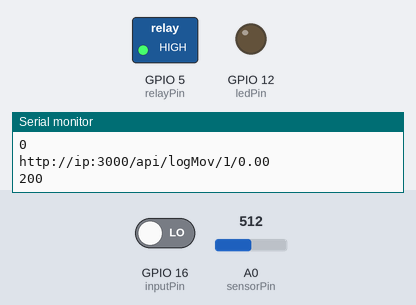
Recording of a sketch running on a simulated ESP8266 (NodeMCU). Parts: switched loads named in the sketch (green lamp = pin HIGH), output pins drawn as LEDs (lit = HIGH), the last lines printed to the serial monitor. The inputs (shaded band) are chosen by the test bench; at power-on: GPIO 16 (inputPin) LOW, A0 (sensorPin) = 512. WiFi joins after 1.5 s; servers stay silent unless stated; uploads are accepted with an empty reply.

Above: at 3.3 s.
3.4 s: GPIO 16 (inputPin) driven HIGH
At 5.8 s:
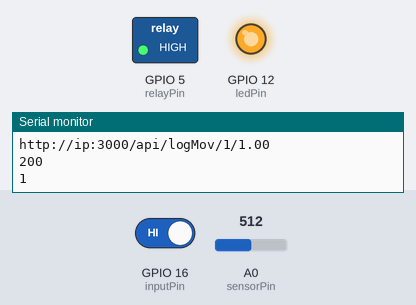
7.6 s: A0 (sensorPin) set to 755
12.3 s: A0 (sensorPin) set to 782
At 15.3 s:
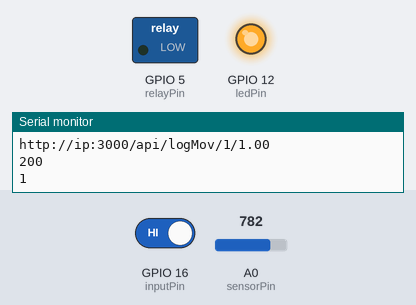
19.0 s: GPIO 16 (inputPin) driven LOW
At 28.0 s:
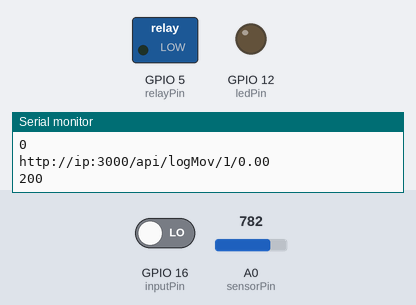
Timing chart, 0 to 31.8 s (numbered marks = the images above; inputs shaded):
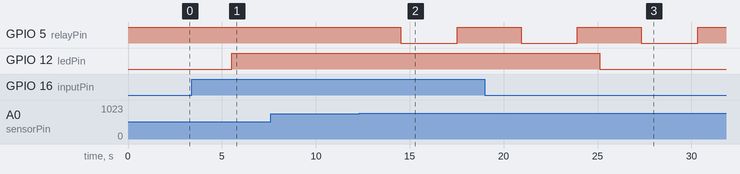

Measured:
- the behaviour switches between 772 and 773 on A0 (sensorPin) (found by bisection; images 1 and 2)
- after the input at 3.4 s, GPIO 12 (ledPin): LOW → HIGH after 2.1 s
- after the input at 12.3 s, GPIO 5 (relayPin): HIGH → LOW after 2.2 s, → HIGH 3.0 s later
- after the input at 19.0 s, GPIO 12 (ledPin): HIGH → LOW after 6.1 s

The sketch:

arduinoMovyHum.ino
```cpp
//CONFIGURANDO EL INTERNET Y LA CONECCION A LA BASE DE DATOS
#include <ESP8266WiFi.h>
#include <WiFiClient.h>
#include <ESP8266HTTPClient.h>

const char* ssid = "wifi";
const char* password = "password";

HTTPClient httpClient;
WiFiClient wClient;

String URL = "http://ip:3000/api/logHumid/5/"; //aqui pongan su ip y su route de post (logTemp, logLuz , esta en su controller)
String URL2 = "http://ip:3000/api/logMov/1/";

//CONFIGURANDO LOS PINES
const int sensorPin = A0; // Pin donde está conectado el sensor de humedad
const int relayPin = 5;   // GPIO 5 (D1 en NodeMCU) para el relé
const int ledPin = 12;
const int inputPin = 16;

void setup() {
  //CONFIGURANDO LOS PINES
  Serial.begin(9600);
  pinMode(relayPin, OUTPUT); // Configura el pin del relé como salida
  digitalWrite(relayPin, HIGH); // Asegura que la bomba esté apagada al inicio
  pinMode(ledPin, OUTPUT);
  pinMode(inputPin, INPUT);

  //CONECCION A INTERNET
  Serial.println("**Inicializando conexión a My SQL**");


  WiFi.mode(WIFI_STA);
  WiFi.disconnect();
  delay(100);

  WiFi.begin(ssid, password);
  Serial.print("Conectando a red WiFi \"");
  Serial.print(ssid);
  Serial.print("\"");
  while (WiFi.status() != WL_CONNECTED) {
    delay(500);
    Serial.print(".");
  }
  Serial.print("\nConectado! IP: ");
  Serial.println(WiFi.localIP());
  delay(500);
}

void loop() {
  int res=0;
  int val = digitalRead(inputPin);
  int valor = analogRead(sensorPin); // Lee el valor del sensor
  // Convierte el valor leído a porcentaje de humedad
  float humedad = map(valor, 1023, 0, 0, 100);

  // Imprime el valor de humedad en el Monitor Serial
  Serial.print("Humedad: ");
  Serial.print(humedad);
  Serial.println("%");

  if (isnan(humedad)) {
    Serial.println("Error obteniendo los datos del sensor de humedad");
    return;
  }

  if (val == HIGH) {
    digitalWrite(ledPin, HIGH);
    Serial.println("hay movimiento");
    int res=1;
    logIntento2(res);
    Serial.println(res);
  } else {
    int res=0;
    Serial.println("no hay movimiento");
    digitalWrite(ledPin, LOW);
    Serial.println(res);
    logIntento2(res);
  }
  delay(2000); //espero 2 segundos

  // Enciende la bomba si la humedad es menor al 10%
  if (humedad < 24) {
    digitalWrite(relayPin, LOW); // Enciende la bomba
    delay(3000); // Espera 3 segundo antes de apagar,
    digitalWrite(relayPin, HIGH); //apago la bomba
  }
  logIntento(humedad); //internet
   //internet
  delay(1000);
}

void logIntento(float t){
  if(WiFi.status() == WL_CONNECTED){
    String data = URL;
    data = data + t;
    Serial.println(data);
    httpClient.begin(wClient, data.c_str());
    httpClient.addHeader("Content-Type", "Content-Type: application/json");
    int httpResponseCode = httpClient.POST(data.c_str());
    Serial.println(httpResponseCode);
    httpClient.end();
  }

  return;
}

void logIntento2(float t){
  if(WiFi.status() == WL_CONNECTED){
    String data = URL2;
    data = data + t;
    Serial.println(data);
    httpClient.begin(wClient, data.c_str());
    httpClient.addHeader("Content-Type", "Content-Type: application/json");
    int httpResponseCode = httpClient.POST(data.c_str());
    Serial.println(httpResponseCode);
    httpClient.end();
  }

  return;
}
```
